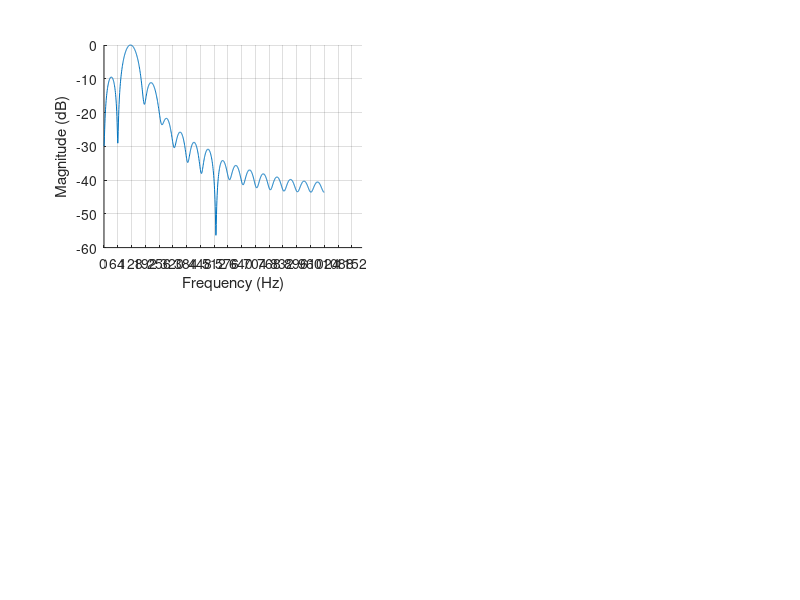

Reproduce this figure in MATLAB. (Note: this script raises an error after producing the figure.)
% Main function for running exercises
function main()
    % Declare the number of samples in the sine wave
    N = 32;
    % Declare the sample rate
    fs = 2048;
    % Create indexes 1 - N
    time = [0:N-1];
    % Declare the frequency as 128Hz
    frequency = 128;
    % Declare the amplitude
    amplitude = 1.0;

    % Generate signal x from parameters
    x = 1*sin(2*pi*128*(time/fs)) + 0.2*sin(2*pi*220*(time/fs)) + ...
    0.01*cos(2*pi*525*(time/fs));

    % Generate triangle, rectangle, sine and hann windows based on formulas
    % provided
    N = 32;
    tri_win = (((N-1.0)/2.0)-abs((0:N-1)-((N-1.0)/2.0)))*(2.0/(N-1.0));
    rect_win = ones(1, N);
    sine_win = sin(pi*(0:N-1)/(N-1));
    hann_win = 0.5*(1-cos(2*pi*(0:N-1)/(N-1)));

    figure;
    plot_windowed_signal(x, rect_win, fs, 1);
    title('Rectrangle')
    plot_windowed_signal(x, tri_win, fs, 2);
    title('Triangle')
    plot_windowed_signal(x, sine_win, fs, 3);
    title('Sine')
    plot_windowed_signal(x, hann_win, fs, 4);
    title('Hann')


function plot_windowed_signal(sig, win, Fs, plot_ind)
    sig = sig .* win;
    
    % Compute the DFT of the sine wave
    X = fft(sig, 2048);

    % Calculate normalized absolute magnitudes
    X = 20*log10(abs(X)/max(abs(X)));

    % Calculate DFT indexes
    n = 0:length(X)-1
    % Get DFT size
    N = length(n)
    % Calculate bin frequencies
    f = (n*Fs)/N

    % Create subplot
    subplot(2,2,plot_ind);
    hold on;
    % Plot DFT to the nyquist frequency
    plot(n(1:(end/2)+1), X(1:(end/2)+1))
    grid on;

    xlabel('Frequency (Hz)')
    ylabel('Magnitude (dB)')
    % Set axis ticks
    set(gca,'XTickMode','manual');
    set(gca,'XTick',0:64:N-1);
    set(gca,'XtickLabels', f(1:64:end));
    axis([0, 1024, -80, 5])












    % % Pad with zeros to make vector 2048 samples long
    % X2 = fft([x, zeros(1, 2048-N)]);


    % % Calculate absolute magnitude of spectrum
    % X = abs(X);
    % X2 = abs(X2);

    % % Zero pad smaller vector so they are the same sie for plotting
    % % Kronecker padding technique taken from: http://stackoverflow.com/questions/11776251/inserting-variable-number-of-zeros-between-non-zero-elements-in-a-vector-in-matl
    % zero_p = length(X2) / length(X);
    % b = [1 zeros(1,zero_p-1)];
    % X = kron(X, b);
    % X(X == 0) = NaN;

    % N = 31;
    % tri_win = (((N-1.0)/2.0)-abs((0:N-1)-((N-1.0)/2.0)))*(2.0/(N-1.0));
    % % tri_win
    % N = 32;
    % rect_win = ones(N);
    % sine_win = sin(pi*(0:N-1)/(N-1));
    % hann_win = 0.5*(1-cos(2*pi*(0:N-1)/(N-1)));
    % figure;
    % X = fft(sine_win, 1024);
    % X = fftshift(X);
    % X = 20*log10(abs(X)/max(abs(X)));
    % max(X(437:460))

    % % [m, im] = min(X(459:467));
    % % %op1 = (im + 459) / 1024.;
    % % op1 = im + 459
    % % [m, im] = min(X(556:568));
    % % %op2 = (im + 556) /1024.;
    % % op2 = im + 556
    % % op2 - op1

    % plot(X)
    % hold on;
    % axis([int64((1024/2.)-(1024*0.2)), int64((1024/2.)+(1024*0.2)), -80, 5]);
    % X = fft(hann_win, 1024);
    % X = 20*log10(abs(X)/max(abs(X)));
    % X = fftshift(X);
    % max(X(418:445))
    % % [m, im] = min(X(446:457));
    % % %op1 = (im + 446) / 1024.;
    % % op1 = im + 446;
    % % [m, im] = min(X(574:584));
    % % %op2 = (im + 574) /1024.;
    % % op2 = im + 574;
    % % op2 - op1

    % plot(X, '--r')
    % %axis([-0.2, 0.2, -80, 5]);
    % set(gca,'XTickMode','manual');
    % set(gca,'XTick',int64([(1024/2.)-(1024*0.2), 512, (1024/2.)+(1024*0.2)]));
    % set(gca,'XtickLabels', [-0.2, 0, 0.2]);
    % legend('Sine','Hann')
    % return;

    % hold on;
    % plot(tri_win, 'b')
    % plot(hann_win, 'r')
    % plot(sine_win, 'g')
    % plot(rect_win, 'c')
    % axis([-1, 33, 0, 1.1])

    % figure

    % % Plot the absolute magnitude of the DFT to a graph
    % stem(X(1:2048/2));
    % hold on
    % plot(X2(1:2048/2));
    % % Set xlabel to show bin 10 bin indexes
    % set(gca,'XTickMode','manual');
    % set(gca,'XTick',int64((1:10)*(1024/10)));
    % set(gca,'XtickLabels',int64((1:10)*((fs/2)/10)));


    % % Turn on grid
    % grid on;
    % 
    % % Add a title to the graph
    % title('DFT of x')
    % 
    % % Label the x axis as 'Frequency'
    % xlabel('Bin Index')
    % % Label the y axis as 'Magnitude'
    % ylabel('Magnitude |X|')
